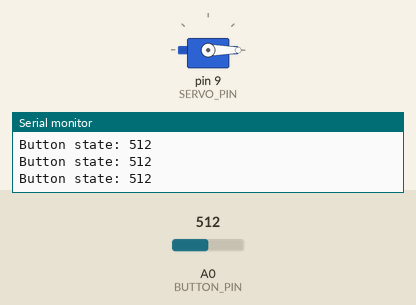
A sketch run on a simulated Arduino Uno, built with avr-gcc and run on an emulated ATmega328P. Parts: servo, the last lines printed to the serial monitor. Inputs (shaded band) come from the test bench; at power-on: A0 (BUTTON_PIN) = 512.

Above: at 1.2 s.
1.3 s: A0 (BUTTON_PIN) set to 108
4.3 s: A0 (BUTTON_PIN) set to 90
5.9 s: A0 (BUTTON_PIN) set to 110
At 6.43 s:
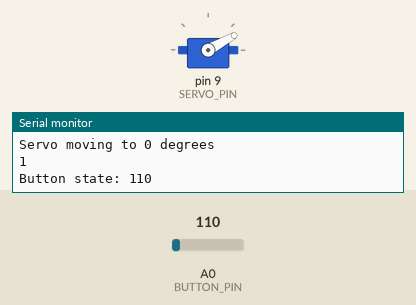
At 7.03 s:
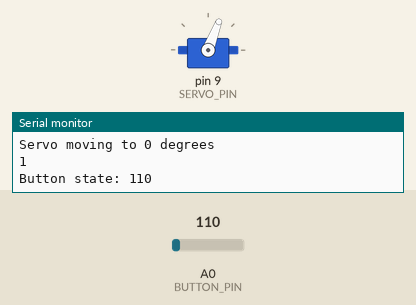
Timing chart, 0 to 10.2 s (numbered marks = the images above; inputs shaded):
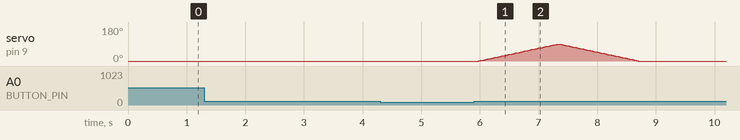

Measured:
- after the input at 5.9 s, servo on pin 9 (SERVO_PIN): rises from 0° to 90° in 1.3 s, then falls to 0° in 1.4 s

The sketch:

barrera.ino
```cpp
#include <Servo.h>

#define BUTTON_PIN A0  // Pin analógico del módulo KY-009 conectado al botón
#define SERVO_PIN 9   // Pin del servo

bool aux = false;

Servo myservo;         // Crear un objeto Servo
int pos = 0;         // Variable para almacenar la posición del servo
int buttonState = 0; // Variable para almacenar el estado del botón
bool servoMoving = false; // Variable para verificar si el servo está en movimiento

void setup() {
  Serial.begin(9600); // Inicializar el monitor serie
  myservo.attach(SERVO_PIN); // Inicializar el servo en el pin especificado

  myservo.write(0);
}

void loop() {
  buttonState = analogRead(BUTTON_PIN); // Leer el estado del botón

  // Mostrar información de depuración en el monitor serie
  Serial.print("Button state: ");
  Serial.println(buttonState);

  // Verificar si el botón ha sido pulsado
  if (buttonState > 100 && aux == true)  {
    // Mover el servo a 90 grados si está en 0 grados
    moveBarrera();
    }
    // Mover el servo a 0 grados si está en 90 grados
    else if (buttonState < 100) {
      Serial.println("Servo moving to 0 degrees");
      Serial.println(aux);
      aux = true;

}
}

void moveBarrera () {
    int pos = 0 ;
    for (pos = 0; pos <= 90; pos += 1) {
    myservo.write(pos);
    delay(15);
  }
  for (pos = 90; pos >= 0; pos -= 1) {
    myservo.write(pos);
    delay(15);
  }

   aux = false;
}
```
